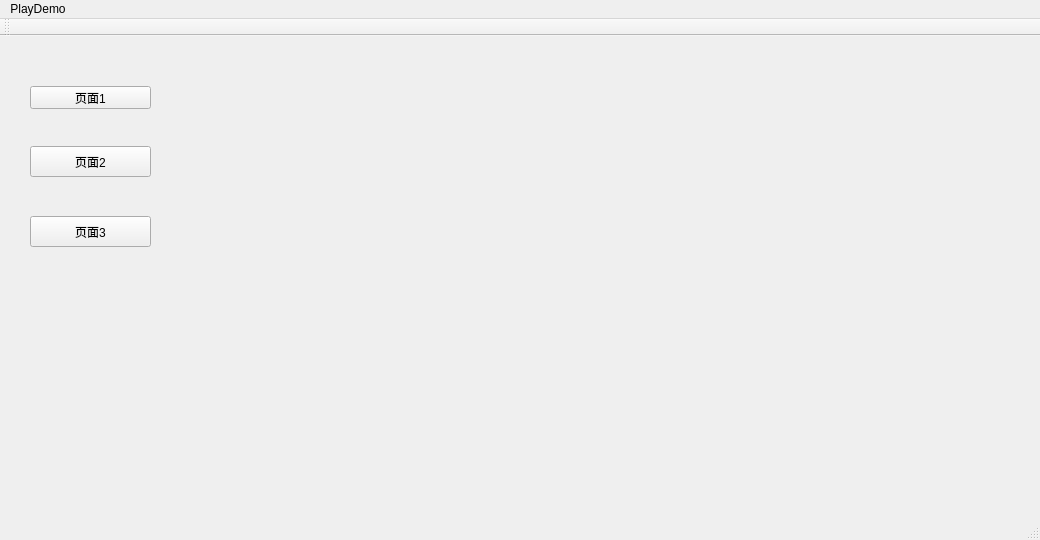
<?xml version="1.0" encoding="UTF-8"?>
<ui version="4.0">
 <class>MainWindow</class>
 <widget class="QMainWindow" name="MainWindow">
  <property name="geometry">
   <rect>
    <x>0</x>
    <y>0</y>
    <width>1040</width>
    <height>540</height>
   </rect>
  </property>
  <property name="windowTitle">
   <string>MainWindow</string>
  </property>
  <widget class="QWidget" name="centralWidget">
   <widget class="QWidget" name="mainWidget" native="true">
    <property name="geometry">
     <rect>
      <x>230</x>
      <y>10</y>
      <width>800</width>
      <height>450</height>
     </rect>
    </property>
    <property name="sizePolicy">
     <sizepolicy hsizetype="Expanding" vsizetype="Expanding">
      <horstretch>0</horstretch>
      <verstretch>0</verstretch>
     </sizepolicy>
    </property>
   </widget>
   <widget class="QWidget" name="listWidget" native="true">
    <property name="geometry">
     <rect>
      <x>10</x>
      <y>10</y>
      <width>190</width>
      <height>450</height>
     </rect>
    </property>
    <property name="sizePolicy">
     <sizepolicy hsizetype="Fixed" vsizetype="Expanding">
      <horstretch>0</horstretch>
      <verstretch>0</verstretch>
     </sizepolicy>
    </property>
    <widget class="QPushButton" name="pushButton_3">
     <property name="geometry">
      <rect>
       <x>20</x>
       <y>170</y>
       <width>121</width>
       <height>31</height>
      </rect>
     </property>
     <property name="text">
      <string>页面3</string>
     </property>
    </widget>
    <widget class="QPushButton" name="pushButton_2">
     <property name="geometry">
      <rect>
       <x>20</x>
       <y>100</y>
       <width>121</width>
       <height>31</height>
      </rect>
     </property>
     <property name="text">
      <string>页面2</string>
     </property>
    </widget>
    <widget class="QPushButton" name="pushButton">
     <property name="geometry">
      <rect>
       <x>20</x>
       <y>40</y>
       <width>121</width>
       <height>23</height>
      </rect>
     </property>
     <property name="text">
      <string>页面1</string>
     </property>
    </widget>
   </widget>
  </widget>
  <widget class="QMenuBar" name="menuBar">
   <property name="geometry">
    <rect>
     <x>0</x>
     <y>0</y>
     <width>1040</width>
     <height>23</height>
    </rect>
   </property>
   <widget class="QMenu" name="menuPlayDemo">
    <property name="title">
     <string>PlayDemo</string>
    </property>
   </widget>
   <addaction name="menuPlayDemo"/>
  </widget>
  <widget class="QToolBar" name="mainToolBar">
   <attribute name="toolBarArea">
    <enum>TopToolBarArea</enum>
   </attribute>
   <attribute name="toolBarBreak">
    <bool>false</bool>
   </attribute>
  </widget>
  <widget class="QStatusBar" name="statusBar"/>
 </widget>
 <layoutdefault spacing="6" margin="11"/>
 <resources/>
 <connections/>
</ui>
